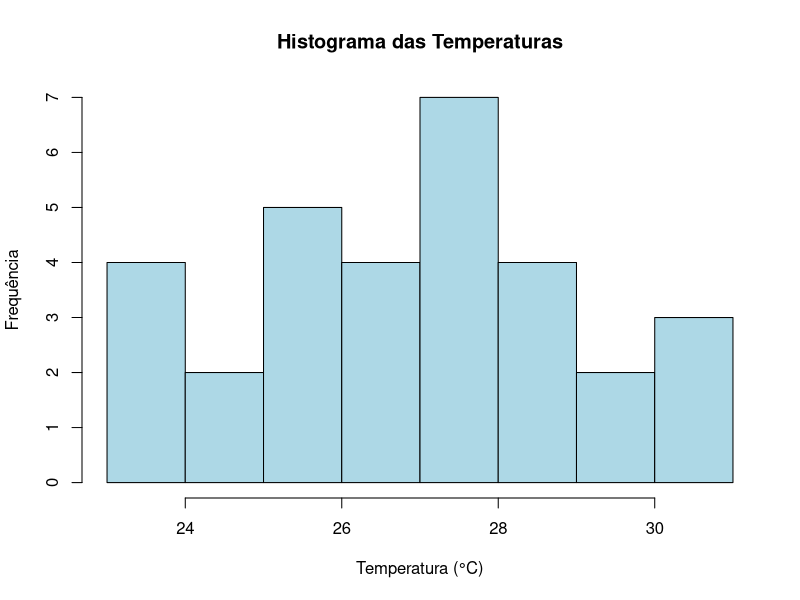
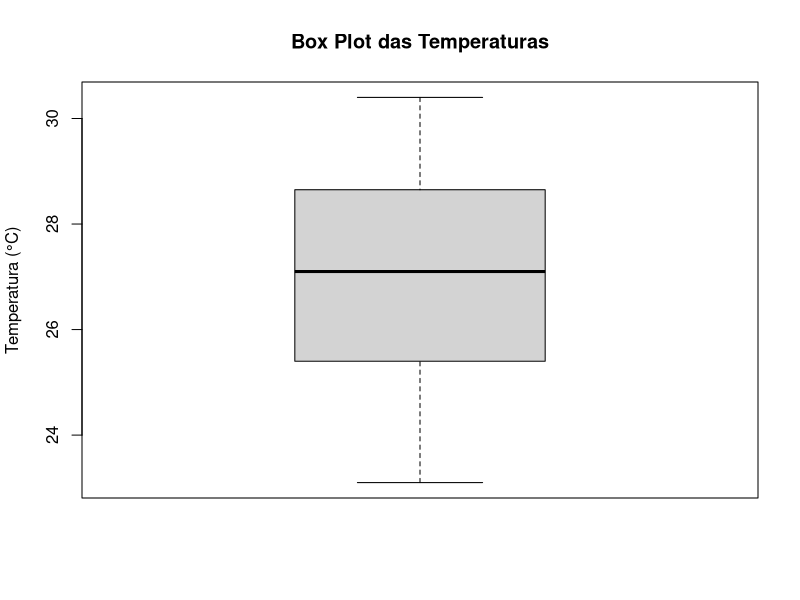

Here is the R script that generated these plots, in order:
# Temperaturas máximas diárias registradas
temperaturas <- c(24.6, 25.2, 26.6, 25.9, 27.4, 28.5, 30.0, 30.4, 30.4, 28.9, 27.1, 27.8, 28.9, 29.1, 28.8, 27.2, 26.8, 27.9, 30.1, 27.1, 24.0, 23.1, 24.5, 25.2, 27.0, 27.2, 26.2, 25.6, 23.5, 24.0, 25.7)

# a) Quantas temperaturas foram registradas?
num_temperaturas <- length(temperaturas)
cat("a) Quantidade de temperaturas registradas:", num_temperaturas, "\n")

# b) Qual a temperatura máxima registada? E a mínima?
temp_maxima <- max(temperaturas)
temp_minima <- min(temperaturas)
cat("b) Temperatura máxima registrada:", temp_maxima, "\n")
cat("   Temperatura mínima registrada:", temp_minima, "\n")

# c) Qual a temperatura média?
temp_media <- mean(temperaturas)
cat("c) Temperatura média:", temp_media, "\n")

# d) A dispersão das temperaturas relativamente à temperatura média é medida pelo desvio padrão.
dispersao <- sd(temperaturas)
cat("d) A dispersão das temperaturas relativamente à temperatura média é", dispersao, "\n")

# e) Ordene a amostra
temperaturas_ordenadas <- sort(temperaturas)
cat("e) Amostra ordenada:", temperaturas_ordenadas, "\n")

# f) Obtenha a mediana e interprete o resultado
mediana <- median(temperaturas)
cat("f) Mediana:", mediana, "\n")
cat("   A mediana é o valor que divide a amostra ao meio, ou seja, 50% das temperaturas estão abaixo dela e 50% estão acima dela. No caso, a mediana representa o valor central da amostra ordenada.\n")

# g) Obtenha o histograma das temperaturas e analise-o
hist(temperaturas, main = "Histograma das Temperaturas", xlab = "Temperatura (°C)", ylab = "Frequência", col = "lightblue")
# Análise: O histograma mostra a distribuição das temperaturas em relação à frequência. Pode-se observar a forma da distribuição a partir do histograma.

# h) Obtenha a box-plot e analise-a
boxplot(temperaturas, main = "Box Plot das Temperaturas", ylab = "Temperatura (°C)")
# Análise: A box-plot fornece informações sobre a mediana, os quartis e os valores discrepantes (outliers). Pode ajudar a identificar a presença de valores extremos na amostra.

# i) Relativamente à simetria/assimetria, a distribuição das temperaturas é:
# Para avaliar a simetria/assimetria, você pode usar o gráfico de histograma ou uma medida de assimetria como a assimetria de Pearson ou a assimetria de Fisher. Não é possível determinar a simetria/assimetria sem ver a distribuição real.

# j) Obtenha a tabela de frequências das temperaturas
tabela_freq <- table(temperaturas)
print("j) Tabela de Frequências:")
print(tabela_freq)

# k) Agrupe os dados das temperaturas em 4 classes
classes_4 <- cut(temperaturas, breaks = 4, include.lowest = TRUE)
print("k) Dados agrupados em 4 classes:")
print(table(classes_4))

# l) Agrupe os dados das temperaturas em 5 classes
classes_5 <- cut(temperaturas, breaks = 5, include.lowest = TRUE)
print("l) Dados agrupados em 5 classes:")
print(table(classes_5))
